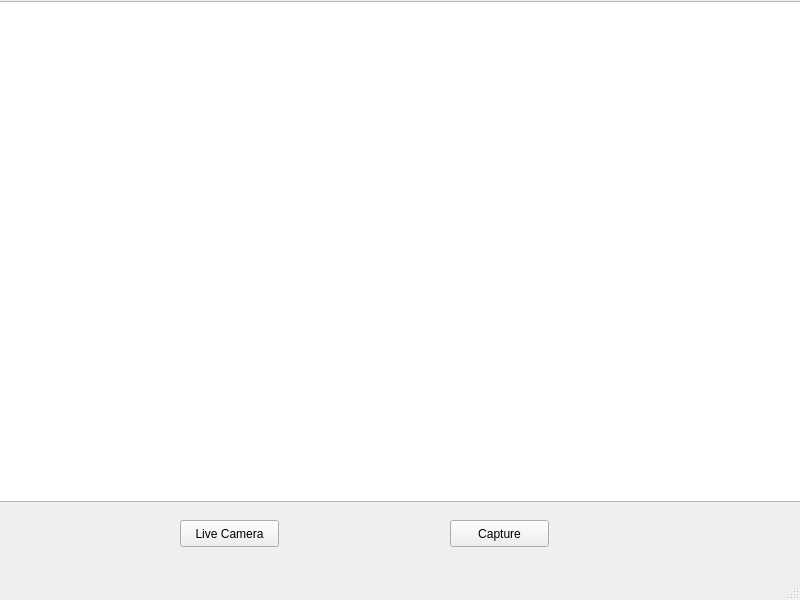
<?xml version="1.0" encoding="UTF-8"?>
<ui version="4.0">
 <class>Camera</class>
 <widget class="QMainWindow" name="Camera">
  <property name="geometry">
   <rect>
    <x>0</x>
    <y>0</y>
    <width>800</width>
    <height>600</height>
   </rect>
  </property>
  <property name="windowTitle">
   <string>Camera</string>
  </property>
  <widget class="QWidget" name="centralwidget">
   <widget class="QGraphicsView" name="graphicsView">
    <property name="geometry">
     <rect>
      <x>-5</x>
      <y>1</y>
      <width>811</width>
      <height>501</height>
     </rect>
    </property>
   </widget>
   <widget class="QPushButton" name="Livecamera">
    <property name="geometry">
     <rect>
      <x>180</x>
      <y>520</y>
      <width>99</width>
      <height>27</height>
     </rect>
    </property>
    <property name="text">
     <string>Live Camera</string>
    </property>
   </widget>
   <widget class="QPushButton" name="Capture">
    <property name="geometry">
     <rect>
      <x>450</x>
      <y>520</y>
      <width>99</width>
      <height>27</height>
     </rect>
    </property>
    <property name="text">
     <string>Capture</string>
    </property>
   </widget>
  </widget>
  <widget class="QMenuBar" name="menubar">
   <property name="geometry">
    <rect>
     <x>0</x>
     <y>0</y>
     <width>800</width>
     <height>25</height>
    </rect>
   </property>
  </widget>
  <widget class="QStatusBar" name="statusbar"/>
 </widget>
 <resources/>
 <connections/>
</ui>
